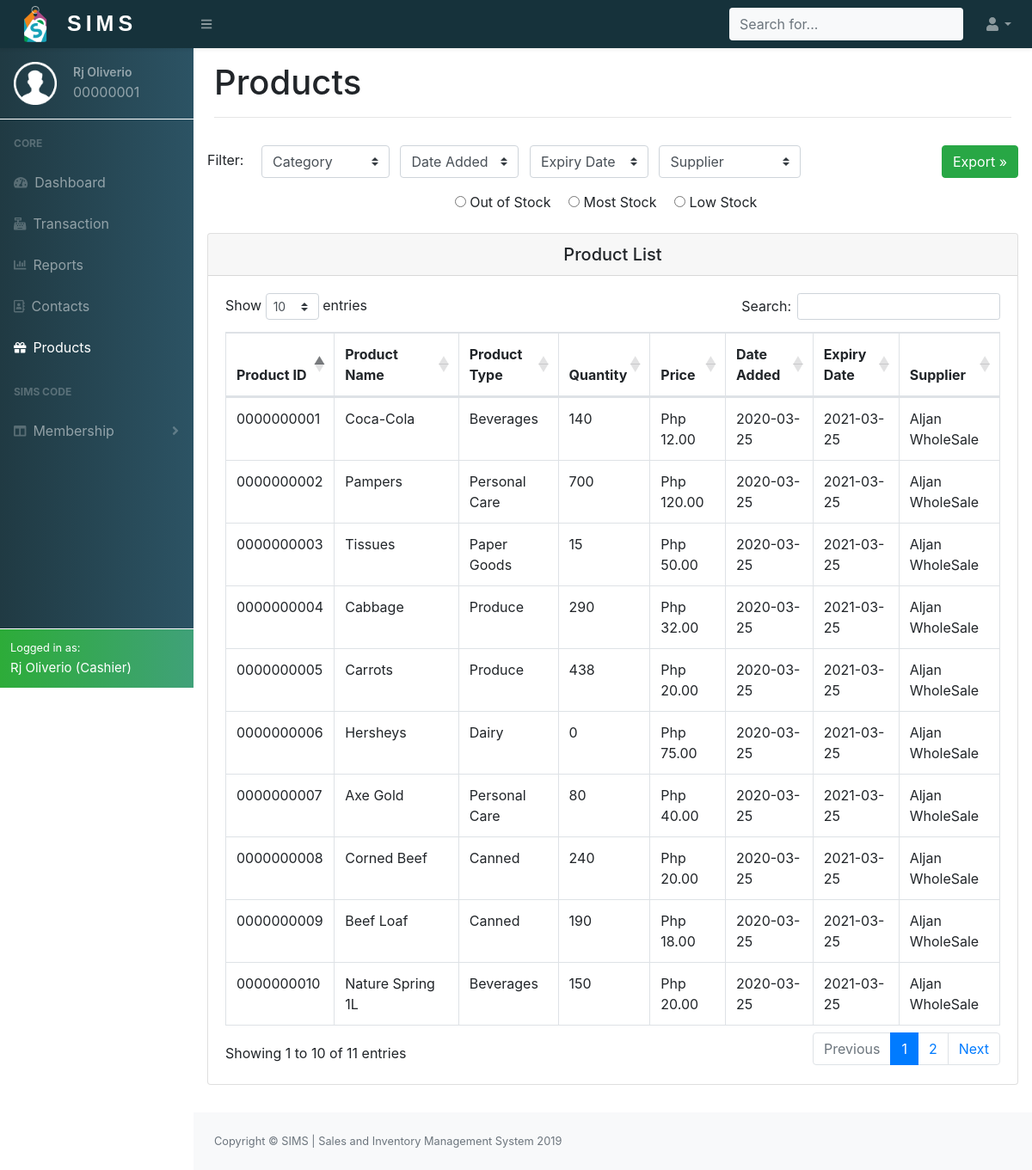
The app's page /project/php/products.php (signed in) with its own data.
### tables this page shows
CREATE TABLE `employee_accounts` (
  `Employee_id` int(8) UNSIGNED ZEROFILL NOT NULL,
  `Person_id` int(8) NOT NULL,
  `Password` varchar(255) NOT NULL
);

CREATE TABLE `person_info` (
  `Person_id` int(8) NOT NULL,
  `Fname` varchar(255) NOT NULL,
  `Lname` varchar(255) NOT NULL,
  `Email` varchar(255) NOT NULL,
  `Image` varchar(255) NOT NULL DEFAULT 'user.png',
  `Contact_no` varchar(15) NOT NULL,
  `Address` varchar(255) NOT NULL,
  `Age` int(3) DEFAULT NULL,
  `Gender` enum('Male','Female') DEFAULT NULL,
  `Date_added` datetime NOT NULL DEFAULT current_timestamp(),
  `Person_type` enum('Cashier','Manager','Supplier','Customer') NOT NULL
);

CREATE TABLE `products` (
  `Prod_id` int(10) UNSIGNED ZEROFILL NOT NULL,
  `ProdName` varchar(255) NOT NULL,
  `ProdType` enum('Beverages','Bread','Canned','Dairy','Baking Goods','Produce','Cleaners','Paper Goods','Personal Care','Other') NOT NULL,
  `Qty` int(10) NOT NULL,
  `Price` double NOT NULL,
  `Date_added` date NOT NULL DEFAULT current_timestamp(),
  `Expiry_date` date NOT NULL,
  `Supplier_id` int(10) NOT NULL
);

CREATE TABLE `supplier_store` (
  `Supplier_id` int(10) NOT NULL,
  `Person_id` int(8) NOT NULL,
  `Storename` varchar(255) NOT NULL
);

### project/php/dbconnect.php (called while the page is built, shortened)
<?php
    function runQuery($conn,$str){
        $res=mysqli_query($conn,$str);
        return $res;
    }
?>

### project/php/products.php (the view, shortened to what this page needs)
<?php
    include_once('dbconnect.php');
    if(isset($_SESSION['empid'])){
        $res=runQuery($conn,"SELECT * FROM employee_accounts INNER JOIN person_info ON employee_accounts.Person_id=person_info.Person_id WHERE employee_accounts.Employee_id='{$_SESSION['empid']}'");
        $res=mysqli_fetch_array($res);
    }else{
        header("Location: ../index.php");
    }
?>
<!DOCTYPE html>
<html lang="en">
    <head>
        <link href="../css/styles.css" rel="stylesheet" />
        <link href="https://cdn.datatables.net/1.10.20/css/dataTables.bootstrap4.min.css" rel="stylesheet" />
        <link rel="stylesheet" href="https://cdn.linearicons.com/free/1.0.0/icon-font.min.css">
        <link rel="stylesheet" href="https://cdnjs.cloudflare.com/ajax/libs/easy-autocomplete/1.3.5/easy-autocomplete.css" />
    </head>
    <body class="sb-nav-fixed">
        <?php include('header.php'); ?>
            <div id="layoutSidenav_content">
                <main>
                    <div class="container-fluid">
                        <h1 class="mt-3">Products</h1><hr>
                    </div>
                    <div class="product_content p-3 mb-3">
                        <div class="product-filter mb-4">
                            <span>Filter:&emsp;</span>
                            <select id="category"class="custom-select mr-2 ">
                                <option value="" selected >Category</option>
                            </select>
                            <select id="dateadded"class="custom-select mr-2">
                                <option value="" selected >Date Added</option>
                            </select>
                            <select id="expirydate"class="custom-select mr-2">
                                <option value="" selected >Expiry Date</option>
                            </select>
                            <select id="storename"class="custom-select mr-2">
                                <option value="" selected >Supplier</option>
                            </select>
                            <button class="btn btn-success float-right" id="export">Export &raquo;</button>
                            <div class="text-center mt-3">
                                <input type="radio" name="quantity" value="=0"> Out of Stock&emsp;
                                <input type="radio" name="quantity" value=">20"> Most Stock&emsp;
                                <input type="radio" name="quantity" value="<=20"> Low Stock&emsp;
                            </div>
                        </div>
                        <div class="card mt-1">
                            <h5 class="card-header text-center">Product List</h5>
                            <div class="card-body " id="tablecontent">
                                <table class="table table-bordered mytable" id="dataTable" width="100%"cellspacing="0">
                                    <thead>
                                        <tr>
                                            <th>Product ID</th>
                                            <th>Product Name</th>
                                            <th>Product Type</th>
                                            <th>Quantity</th>
                                            <th>Price</th>
                                            <th>Date Added</th>
                                            <th>Expiry Date</th>
                                            <th>Supplier</th>
                                        </tr>
                                    </thead>
                                    <tbody>
                                        <?php
                                            $query="SELECT * FROM products INNER JOIN supplier_store ON products.Supplier_id=supplier_store.Supplier_id";
                                            $res=mysqli_query($conn,$query);
                                            while($row=mysqli_fetch_assoc($res)){
                                        ?>
                                        <tr>
                                            <td><?php echo $row['Prod_id']; ?></td>
                                            <td><?php echo $row['ProdName']; ?></td>
                                            <td><?php echo $row['ProdType']; ?></td>
                                            <td><?php echo $row['Qty']; ?></td>
                                            <td>Php <?php echo number_format($row['Price'],2); ?></td>
                                            <td><?php echo $row['Date_added']; ?></td>
                                            <td><?php echo $row['Expiry_date']; ?></td>
                                            <td><?php echo $row['Storename']; ?></td>
                                        </tr>
                                            <?php } ?>
                                    </tbody>
                                </table>
                            </div>
                        </div>
                    </div>
                </main>
                <?php include('footer.php'); ?>
            </div>
        </div>
    </body>
</html>

### project/php/header.php (shortened to what this page needs)
<nav class="sb-topnav navbar navbar-expand navbar-dark bg-light topnavcolor shadow-sm">
            <a class="navbar-brand" href="cashierdashboard.php"><img  src="../images/sims2.png" width="50" height="50"><span class="simstop ">SIMS</span></a><button class="btn btn-link btn-sm order-1 order-lg-0" id="sidebarToggle" href="#"><i class="fas fa-bars"></i></button
            >
            <form class="d-none d-md-inline-block form-inline ml-auto mr-0 mr-md-3 my-2 my-md-0">
                <div class="input-group div-wrapper">
                <input type="text" class="form-control bg-light border-0 small template-links" placeholder="Search for..." >
            </div>
            </form>
            <ul class="navbar-nav ml-auto ml-md-0">
                <li class="nav-item dropdown">
                    <a class="nav-link dropdown-toggle" id="userDropdown" href="#" role="button" data-toggle="dropdown" aria-haspopup="true" aria-expanded="false"><i class="fas fa-user fa-fw"></i></a>
                </li>
            </ul>
        </nav>
        <div id="layoutSidenav">
            <div id="layoutSidenav_nav">
                <nav class="sb-sidenav accordion sb-sidenav-dark navcolor" id="sidenavAccordion">
                    <div class="sb-sidenav-menu">
                        <div class="nav">
                            <div class="sb-nav-userinfo p-3">
                                <div class="float-left">
                                    <img src="../images/<?php echo $res['Image']; ?>" width="50" height="50">
                                </div>
                                <div class="userdetails">
                                    <p><?php echo $res['Fname']." ".$res['Lname']; ?></p>
                                    <span><?php echo $res['Employee_id']; ?></span>
                                </div>
                            </div>
                            <div class="user-divider w-100 bg-white"></div>
                            <div class="sb-sidenav-menu-heading">Core</div>
                            <a class="nav-link" href="cashierdashboard.php"
                                ><div class="sb-nav-link-icon"><i class="fas fa-tachometer-alt"></i></div>
                                Dashboard</a>
                            <a class="nav-link" href="purchase.php">
                                <div class="sb-nav-link-icon"><i class="fas fa-cash-register"></i></div>
                                Transaction
                            </a>
                            <a class="nav-link" href="reports.php">
                                <div class="sb-nav-link-icon"><i class="fas fa-chart-bar"></i></div>
                                Reports
                            </a>
                            <a class="nav-link" href="contacts.php">
                                <div class="sb-nav-link-icon"><i class="far fa-address-book"></i></div>
                                Contacts
                            </a>
                            <a class="nav-link" href="products.php">
                                <div class="sb-nav-link-icon"><i class="fas fa-gift"></i></div>
                                Products
                            </a>
                            <div class="sb-sidenav-menu-heading">SIMS Code</div>
                            <a class="nav-link collapsed" href="#" data-toggle="collapse" data-target="#collapseLayouts" aria-expanded="false" aria-controls="collapseLayouts"
                                ><div class="sb-nav-link-icon"><i class="fas fa-columns"></i></div>
                                Membership
                                <div class="sb-sidenav-collapse-arrow"><i class="fas fa-angle-down"></i></div
                            ></a>
                        </div>
                    </div>
                    <div class="sb-sidenav-footer bg-success logged border border-white border-right-0 border-bottom-0 border-left-0">
                        <div class="small text-white">Logged in as:</div>
                        <span class="text-white active-name "><?php echo $res['Fname']." ".$res['Lname']." (".$res['Person_type'].")"; ?></span>
                    </div>
                </nav>
            </div>

### project/php/products.php (style rules this page uses)
.custom-select { display:inline!important; width:auto !important; }

### records on screen
employee_accounts: Person.Image (placeholder picture), Person.Fname "Rj", Person.Lname "Oliverio", Employee_id "00000001", Person.Person_type "Cashier"
products: Prod_id "0000000001", ProdName "Coca-Cola", ProdType "Beverages", Qty "140", Price "12.00", Date_added "2020-03-25", Expiry_date "2021-03-25", Supplier.Storename "Aljan WholeSale"
products: Prod_id "0000000002", ProdName "Pampers", ProdType "Personal Care", Qty "700", Price "120.00", Date_added "2020-03-25", Expiry_date "2021-03-25", Supplier.Storename "Aljan WholeSale"
products: Prod_id "0000000003", ProdName "Tissues", ProdType "Paper Goods", Qty "15", Price "50.00", Date_added "2020-03-25", Expiry_date "2021-03-25", Supplier.Storename "Aljan WholeSale"
products: Prod_id "0000000004", ProdName "Cabbage", ProdType "Produce", Qty "290", Price "32.00", Date_added "2020-03-25", Expiry_date "2021-03-25", Supplier.Storename "Aljan WholeSale"
products: Prod_id "0000000005", ProdName "Carrots", ProdType "Produce", Qty "438", Price "20.00", Date_added "2020-03-25", Expiry_date "2021-03-25", Supplier.Storename "Aljan WholeSale"
products: Prod_id "0000000006", ProdName "Hersheys", ProdType "Dairy", Qty "0", Price "75.00", Date_added "2020-03-25", Expiry_date "2021-03-25", Supplier.Storename "Aljan WholeSale"
products: Prod_id "0000000007", ProdName "Axe Gold", ProdType "Personal Care", Qty "80", Price "40.00", Date_added "2020-03-25", Expiry_date "2021-03-25", Supplier.Storename "Aljan WholeSale"
products: Prod_id "0000000008", ProdName "Corned Beef", ProdType "Canned", Qty "240", Price "20.00", Date_added "2020-03-25", Expiry_date "2021-03-25", Supplier.Storename "Aljan WholeSale"
products: Prod_id "0000000009", ProdName "Beef Loaf", ProdType "Canned", Qty "190", Price "18.00", Date_added "2020-03-25", Expiry_date "2021-03-25", Supplier.Storename "Aljan WholeSale"
products: Prod_id "0000000010", ProdName "Nature Spring 1L", ProdType "Beverages", Qty "150", Price "20.00", Date_added "2020-03-25", Expiry_date "2021-03-25", Supplier.Storename "Aljan WholeSale"
